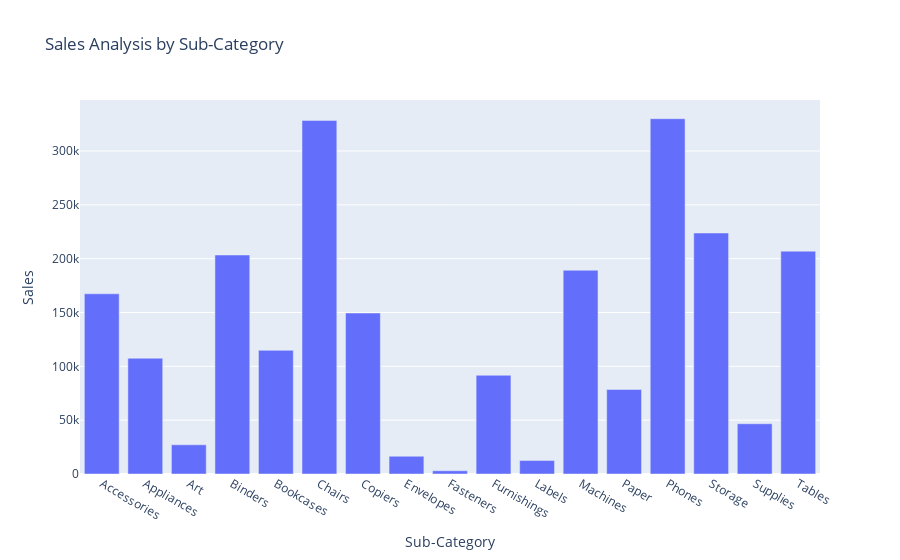

This figure's notebook cell:
### Code cell
sales_by_subcategory = data.groupby('Sub-Category')['Sales'].sum().reset_index()
fig = px.bar(sales_by_subcategory, 
             x='Sub-Category', 
             y='Sales', 
             title='Sales Analysis by Sub-Category')
fig.show()

### Figure 1 — Plotly figure (JSON) as saved in the notebook; plotly's stock layout.template omitted (floating-point values rounded to 4 significant figures)
{"data": [{"alignmentgroup": "True", "hovertemplate": "Sub-Category=%{x}<br>Sales=%{y}<extra></extra>", "legendgroup": "", "marker": {"color": "#636efa", "pattern": {"shape": ""}}, "name": "", "offsetgroup": "", "orientation": "v", "showlegend": false, "textposition": "auto", "type": "bar", "x": ["Accessories", "Appliances", "Art", "Binders", "Bookcases", "Chairs", "Copiers", "Envelopes", "Fasteners", "Furnishings", "Labels", "Machines", "Paper", "Phones", "Storage", "Supplies", "Tables"], "xaxis": "x", "y": [167400.0, 107500.0, 27120.0, 203400.0, 114900.0, 328400.0, 149500.0, 16480.0, 3024.0, 91710.0, 12490.0, 189200.0, 78480.0, 330000.0, 223800.0, 46670.0, 207000.0], "yaxis": "y"}], "layout": {"barmode": "relative", "legend": {"tracegroupgap": 0}, "title": {"text": "Sales Analysis by Sub-Category"}, "xaxis": {"anchor": "y", "domain": [0, 1], "title": {"text": "Sub-Category"}}, "yaxis": {"anchor": "x", "domain": [0, 1], "title": {"text": "Sales"}}}}
